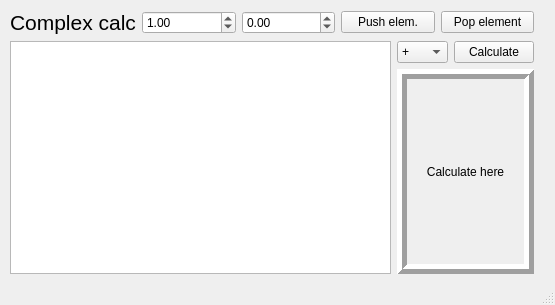
<?xml version="1.0" encoding="UTF-8"?>
<ui version="4.0">
 <class>MainWindow</class>
 <widget class="QMainWindow" name="MainWindow">
  <property name="geometry">
   <rect>
    <x>0</x>
    <y>0</y>
    <width>555</width>
    <height>305</height>
   </rect>
  </property>
  <property name="windowTitle">
   <string>MainWindow</string>
  </property>
  <widget class="QWidget" name="centralwidget">
   <widget class="QWidget" name="layoutWidget">
    <property name="geometry">
     <rect>
      <x>10</x>
      <y>10</y>
      <width>524</width>
      <height>264</height>
     </rect>
    </property>
    <layout class="QVBoxLayout" name="verticalLayout_2">
     <item>
      <layout class="QHBoxLayout" name="horizontalLayout_3">
       <item>
        <widget class="QLabel" name="addLabel">
         <property name="font">
          <font>
           <pointsize>16</pointsize>
          </font>
         </property>
         <property name="text">
          <string>Complex calc</string>
         </property>
        </widget>
       </item>
       <item>
        <widget class="QDoubleSpinBox" name="doubleSpinBoxR">
         <property name="minimum">
          <double>-99.989999999999995</double>
         </property>
         <property name="value">
          <double>1.000000000000000</double>
         </property>
        </widget>
       </item>
       <item>
        <widget class="QDoubleSpinBox" name="doubleSpinBoxI">
         <property name="minimum">
          <double>-99.989999999999995</double>
         </property>
        </widget>
       </item>
       <item>
        <widget class="QPushButton" name="pushButton">
         <property name="text">
          <string>Push elem.</string>
         </property>
        </widget>
       </item>
       <item>
        <widget class="QPushButton" name="popButton">
         <property name="text">
          <string>Pop element</string>
         </property>
        </widget>
       </item>
      </layout>
     </item>
     <item>
      <layout class="QHBoxLayout" name="horizontalLayout_2">
       <item>
        <widget class="QListWidget" name="ComlexStack"/>
       </item>
       <item>
        <layout class="QVBoxLayout" name="verticalLayout">
         <item>
          <layout class="QHBoxLayout" name="horizontalLayout">
           <item>
            <widget class="QComboBox" name="comboBox">
             <item>
              <property name="text">
               <string>+</string>
              </property>
             </item>
             <item>
              <property name="text">
               <string>-</string>
              </property>
             </item>
             <item>
              <property name="text">
               <string>*</string>
              </property>
             </item>
             <item>
              <property name="text">
               <string>/</string>
              </property>
             </item>
             <item>
              <property name="text">
               <string>R</string>
              </property>
             </item>
             <item>
              <property name="text">
               <string>I</string>
              </property>
             </item>
             <item>
              <property name="text">
               <string>Abs</string>
              </property>
             </item>
            </widget>
           </item>
           <item>
            <widget class="QPushButton" name="calculateButton">
             <property name="text">
              <string>Calculate</string>
             </property>
            </widget>
           </item>
          </layout>
         </item>
         <item>
          <widget class="QLabel" name="calcLabel">
           <property name="frameShape">
            <enum>QFrame::Box</enum>
           </property>
           <property name="frameShadow">
            <enum>QFrame::Raised</enum>
           </property>
           <property name="lineWidth">
            <number>5</number>
           </property>
           <property name="text">
            <string>Calculate here</string>
           </property>
           <property name="alignment">
            <set>Qt::AlignCenter</set>
           </property>
          </widget>
         </item>
        </layout>
       </item>
      </layout>
     </item>
    </layout>
   </widget>
  </widget>
  <widget class="QStatusBar" name="statusbar"/>
 </widget>
 <resources/>
 <connections/>
</ui>
